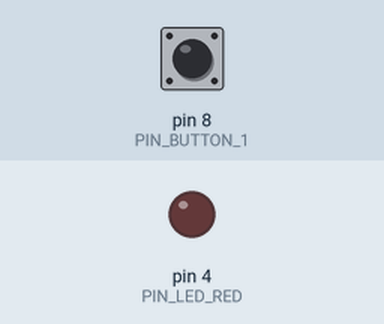
A program run on a simulated Arduino Uno, built with avr-gcc and run on an emulated ATmega328P. Shown: output pins drawn as LEDs (lit = HIGH). Inputs (shaded band) come from the test bench; at power-on: pin 8 (PIN_BUTTON_1) HIGH.

Above: at 1.2 s.
1.3 s: pin 8 (PIN_BUTTON_1) pulsed LOW 5 times (0.12 s each, 0.3 s apart)
At 3.2 s:
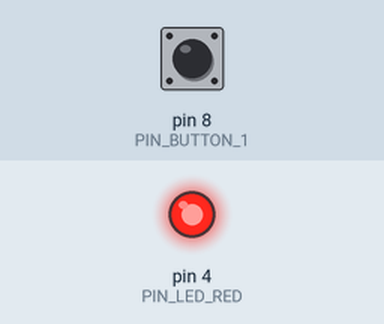
4.3 s: pin 8 (PIN_BUTTON_1) pulled LOW for 0.15 s
At 5.0 s:
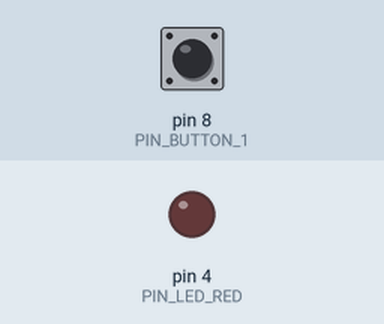
Timing chart, 0 to 7.3 s (numbered marks = the images above; inputs shaded):
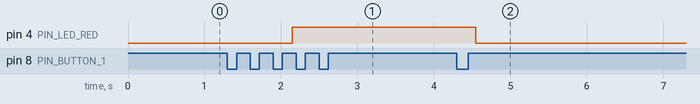

Measured:
- after the input at 1.3 s, pin 4 (PIN_LED_RED): LOW → HIGH after 0.85 s
- after the input at 4.3 s, pin 4 (PIN_LED_RED): HIGH → LOW after 0.25 s

The program:

main.cpp
```cpp
#include <Arduino.h>

const int PIN_LED_RED = 4;    // The Number of the red LED pin.
const int PIN_BUTTON_1 = 8;   // The number of the button 1 (KEY1) pin.
int buttonState_1 = 0;        // Keep track of the button 1 state.
int lastButtonState = 1;


void setup() {
  // put your setup code here, to run once:
  Serial.begin(9600);
  pinMode(PIN_LED_RED, OUTPUT);
  pinMode(PIN_BUTTON_1, INPUT_PULLUP); // Internal pullup as there is no pullup resistor on the Rich Shield.
}

void loop() {
  // put your main code here, to run repeatedly:
  int buttonPressed = 0;
  while (buttonPressed < 3) {
    buttonState_1 = digitalRead(PIN_BUTTON_1);
    if (buttonState_1 != lastButtonState)
    {
      if (buttonState_1 == LOW)
      {
        buttonPressed++;
        delay(250);
      }
    }
    lastButtonState = buttonState_1;
  }
  digitalWrite(PIN_LED_RED, HIGH);

  while (buttonPressed < 6) {
    buttonState_1 = digitalRead(PIN_BUTTON_1);
      if (buttonState_1 != lastButtonState)
      {
        if (buttonState_1 == LOW)
        {
        buttonPressed++;
        delay(250);
        }
      }
      lastButtonState = buttonState_1;
  }
  digitalWrite(PIN_LED_RED, LOW);
}
```
